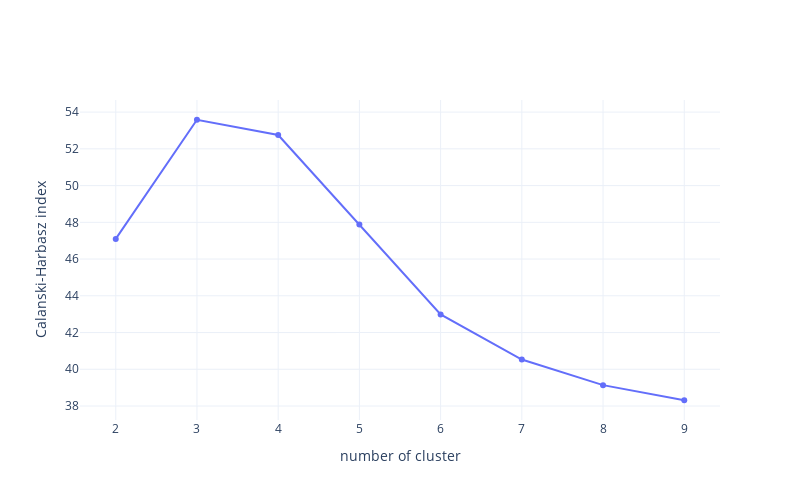

The code cell stored with this chart in its notebook:
### Code cell
# use Calanski-Harabasz index
# to choose the right number of cluster

from sklearn.cluster import AgglomerativeClustering
from sklearn import metrics


# where to store CH index
arr_calanski = {}

# max possible number of cluster
max_k = 10

# data
X = merged_data

# loop over number of clusters
for k in range(2, max_k):
  # build model 
  model = AgglomerativeClustering(n_clusters=k, linkage=linkage_method, affinity=metric)
  model = model.fit(X)

  # clusters label
  labels = model.fit_predict(X)

  # compute calanski metric
  m = metrics.calinski_harabasz_score(X, labels)

  arr_calanski[k] = m


# plot of CH index
fig = go.Figure(data=[
                      go.Scatter(x=list(arr_calanski.keys()), y=list(arr_calanski.values()))
])

fig.update_layout(
    width=800,
    height=500,
    xaxis_title="number of cluster",
    yaxis_title="Calanski-Harbasz index"
)

fig.show()

### Figure 1 — Plotly figure (JSON) as saved in the notebook; plotly's stock layout.template omitted (floating-point values rounded to 4 significant figures)
{"data": [{"type": "scatter", "x": [2, 3, 4, 5, 6, 7, 8, 9], "y": [47.1, 53.58, 52.75, 47.88, 42.98, 40.53, 39.14, 38.31]}], "layout": {"height": 500, "width": 800, "xaxis": {"title": {"text": "number of cluster"}}, "yaxis": {"title": {"text": "Calanski-Harbasz index"}}}}
